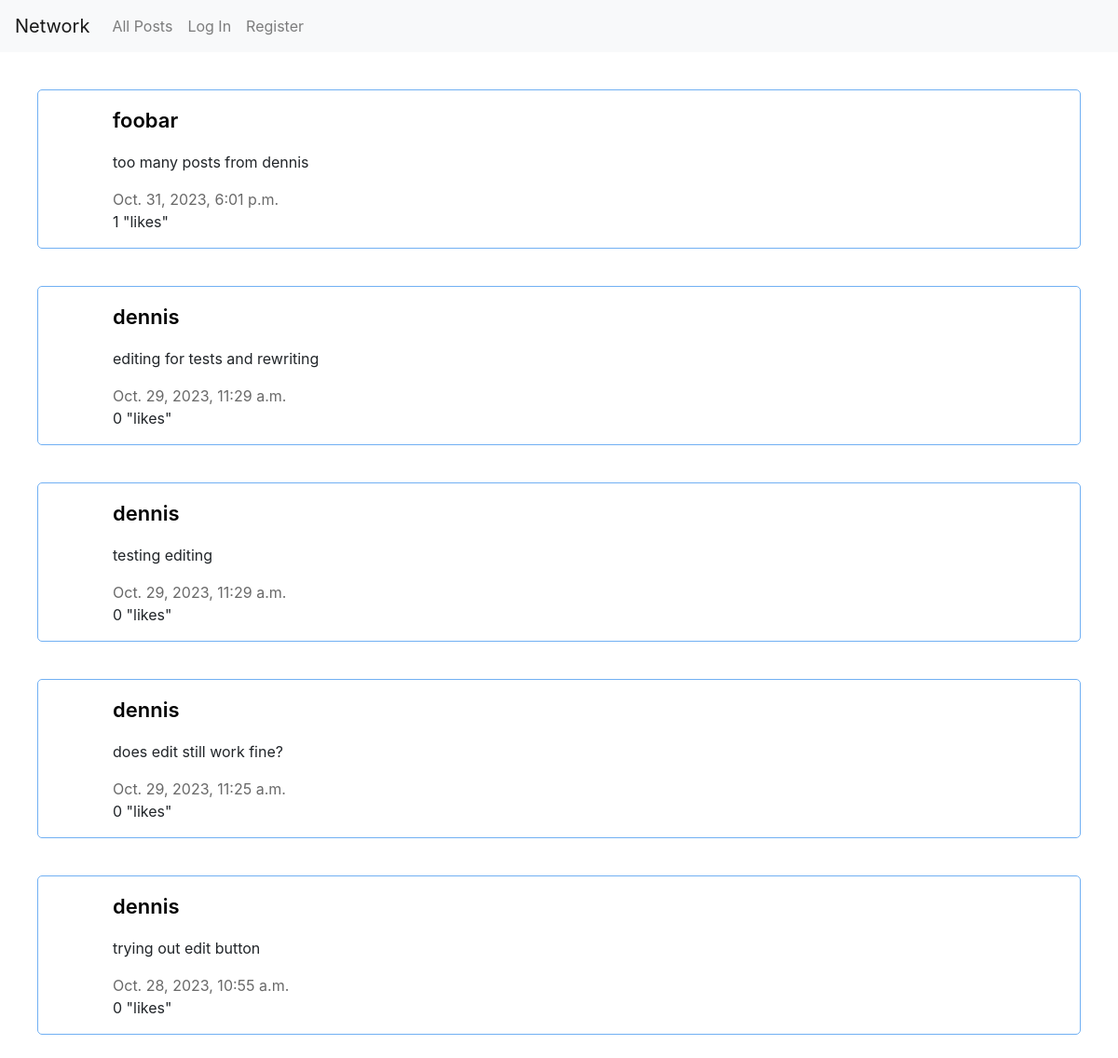
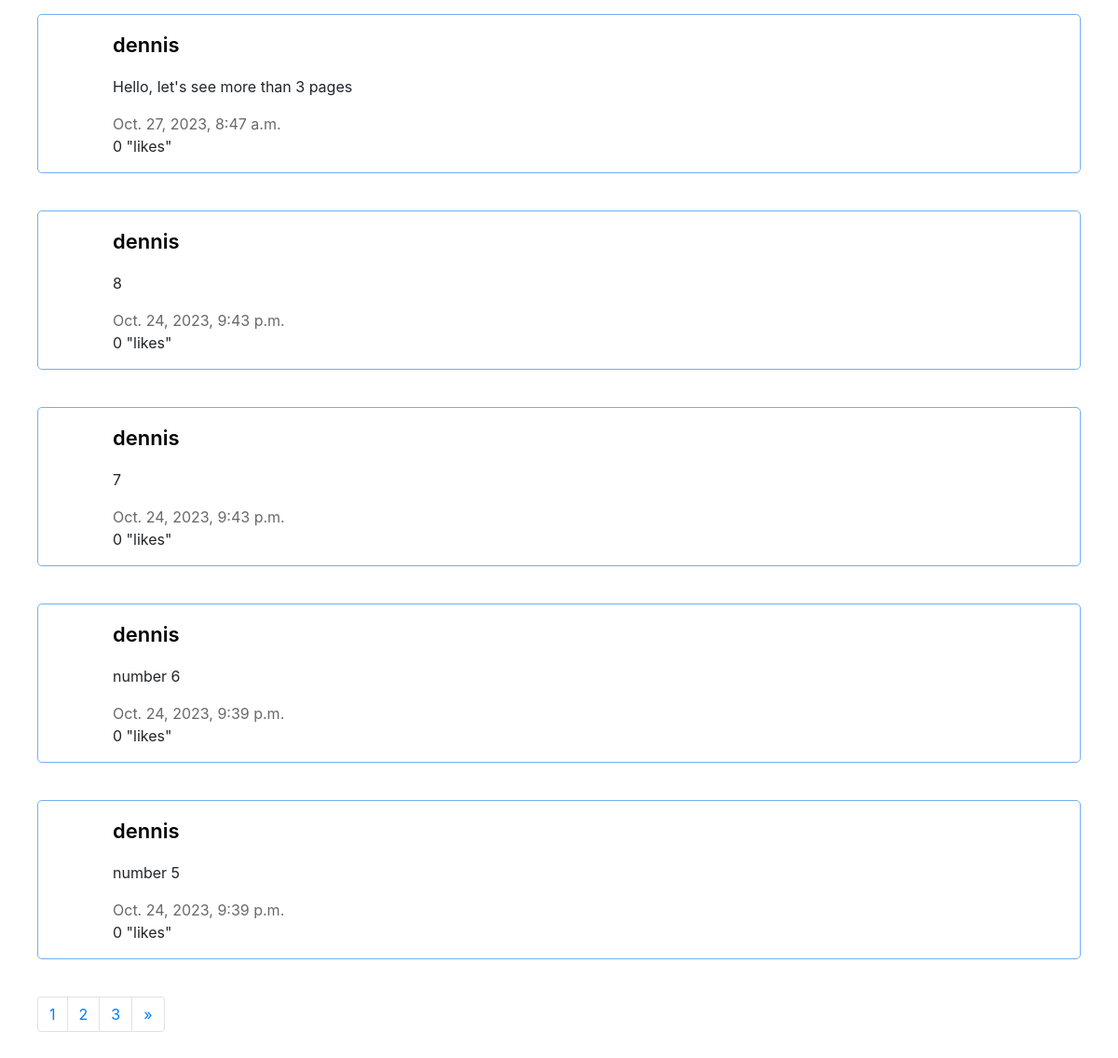
The app's page /, older data (2 pictures, top to bottom).
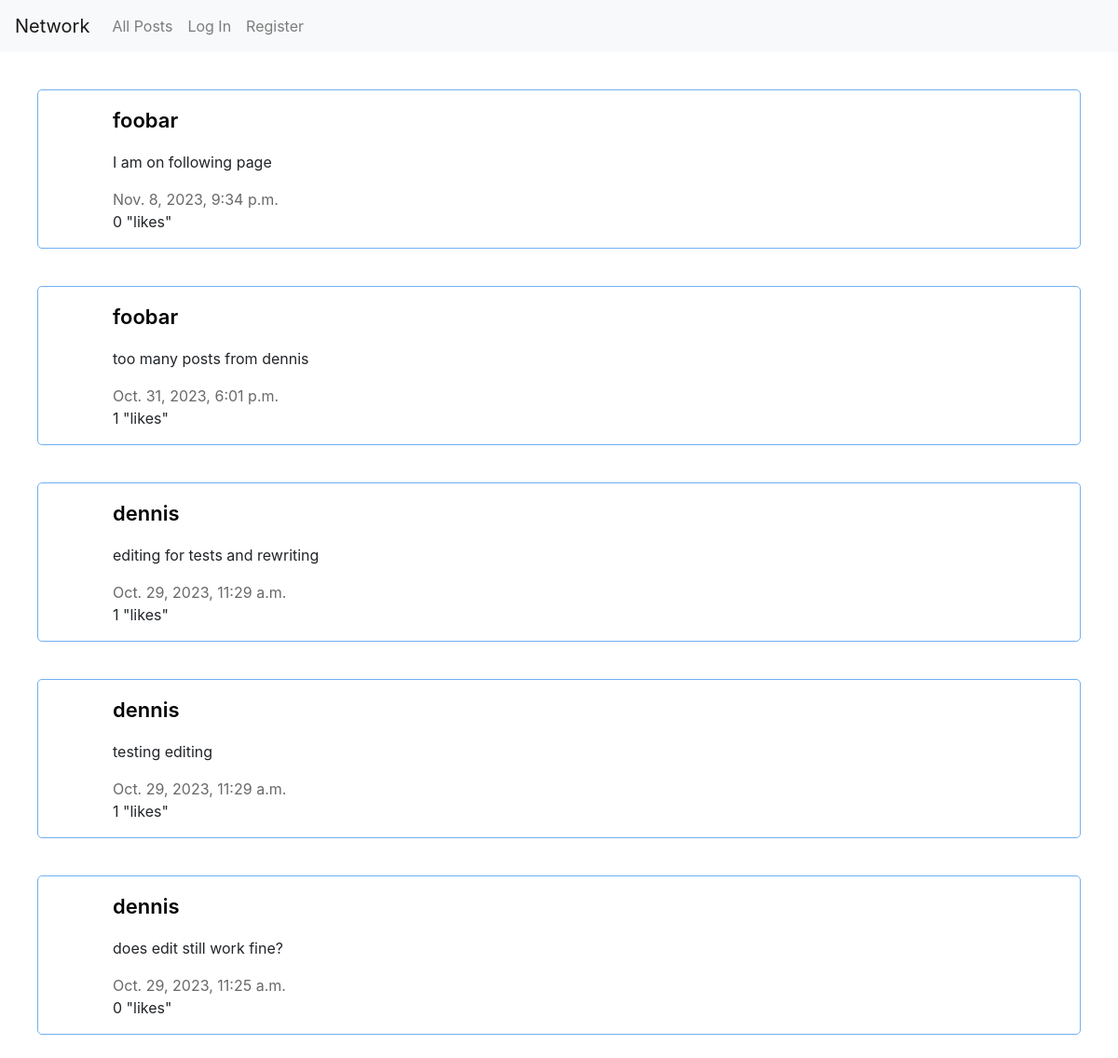
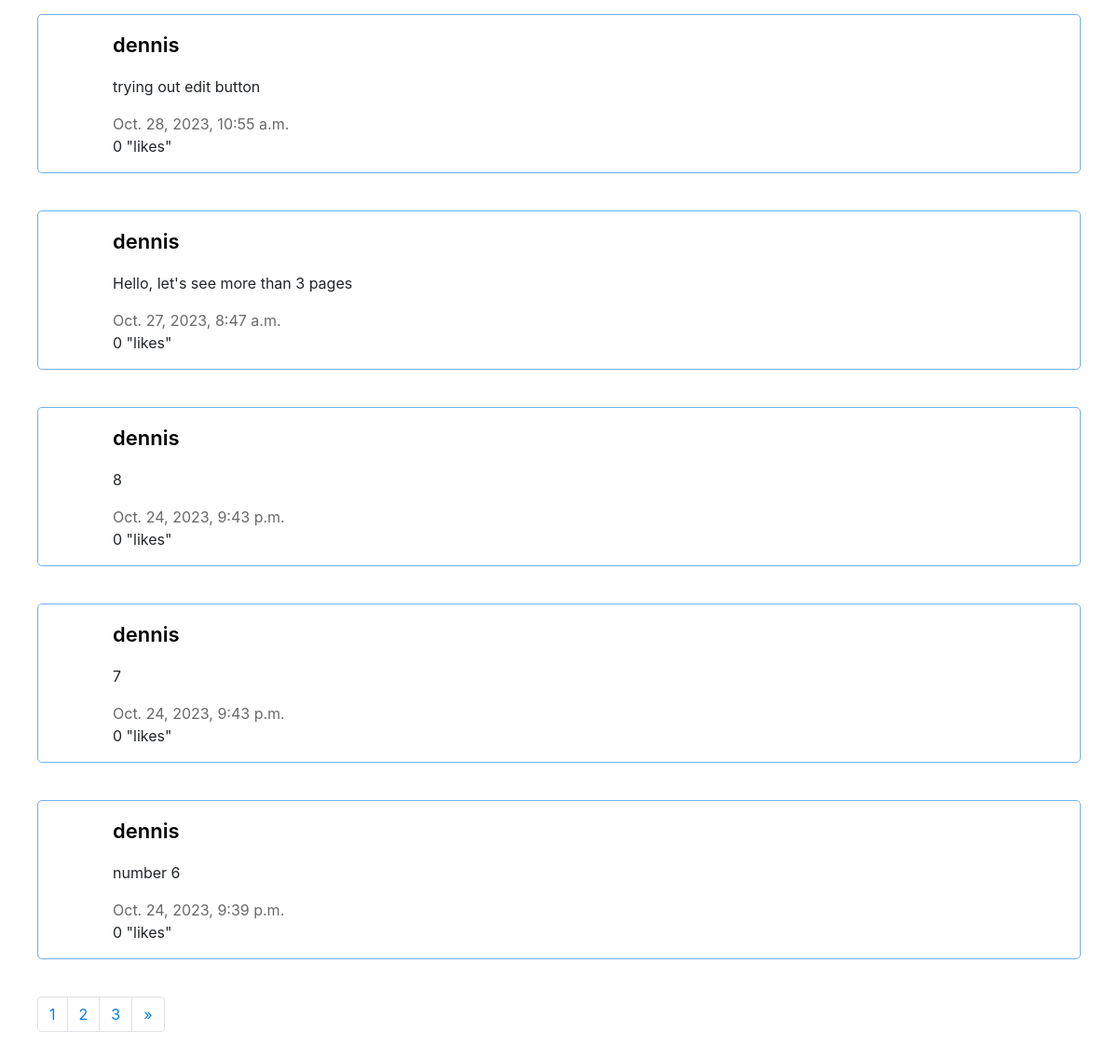
The same page, newer data (2 pictures, top to bottom).
### network/models.py (models this page shows, shortened)
class Post(models.Model):
    poster = models.ForeignKey(User, on_delete=models.CASCADE, related_name="post")
    content = models.TextField()
    timestamp = models.DateTimeField()

class User(AbstractUser):
    pass

### network/views.py (the view)
# urls.py: path("", views.index, name="index"),
def index(request):
    post_list = Post.objects.all()
    post_list = post_list.order_by("-timestamp").all()
    paginator = Paginator(post_list,10)
    page_number = request.GET.get('page')
    post_list = paginator.get_page(page_number)
    liked = []
    if request.user.is_authenticated:
        user_likes = Like.objects.filter(liker=request.user)
        liked = Post.objects.filter(likes__in=user_likes)
    return render(request, "network/index.html",{"post_list":post_list,"liked":liked})

### network/templates/network/index.html (shortened to what this page needs)
{% extends "network/layout.html" %}
{% load static %}
{% block body %}
    <div id="main-page">
        <div id="all-posts">
            {% for post in post_list %}
                <div class="post">
                  <div class="poster-name-div">
                    <a href="{% url 'profile' post.poster_id %}" class="poster-name">{{ post.poster }}</a>
                  </div>
                    <div class="content" id="{{ post.id }}-content">{{ post.content }}</div>
                    <div class="tmstmp">{{ post.timestamp }}</div>
                    <div class="likes-count">
                      <span id="{{ post.id }}-likes">{{ post.likes.count }}</span>
                      <span>"likes"</span>
                    </div>
                </div>
            {% endfor %}
        </div>
    </div>
    <nav class="navigation" aria-label="Page navigation">
        <ul class="pagination">
        {% if post_list.paginator.num_pages <= 3 %}
            {% for page in post_list.paginator.page_range %}
                <li class="page-item"><a class="page-link" href="?page={{ page }}">{{ page }}</a></li>
            {% endfor %}
        {% endif %}
        {% if post_list.has_next %}
            <li class="page-item">
            <a class="page-link" href="?page={{ post_list.next_page_number }}" aria-label="Next">
              <span aria-hidden="true">&raquo;</span>
            </a>
          </li>
        {% endif %}
        </ul>
      </nav>
{% endblock %}

Row changes from the older to the newer data that the page shows:
no longer on this page (row unchanged): Post: poster "dennis", content "number 5", timestamp "Oct. 24, 2023, 9:39 p.m.", likes.count "0"
added Post: poster "foobar", content "I am on following page", timestamp "Nov. 8, 2023, 9:34 p.m.", likes.count "0"
computed for Post "editing for tests and rewriting": likes.count "0" → "1"
computed for Post "testing editing": likes.count "0" → "1"
